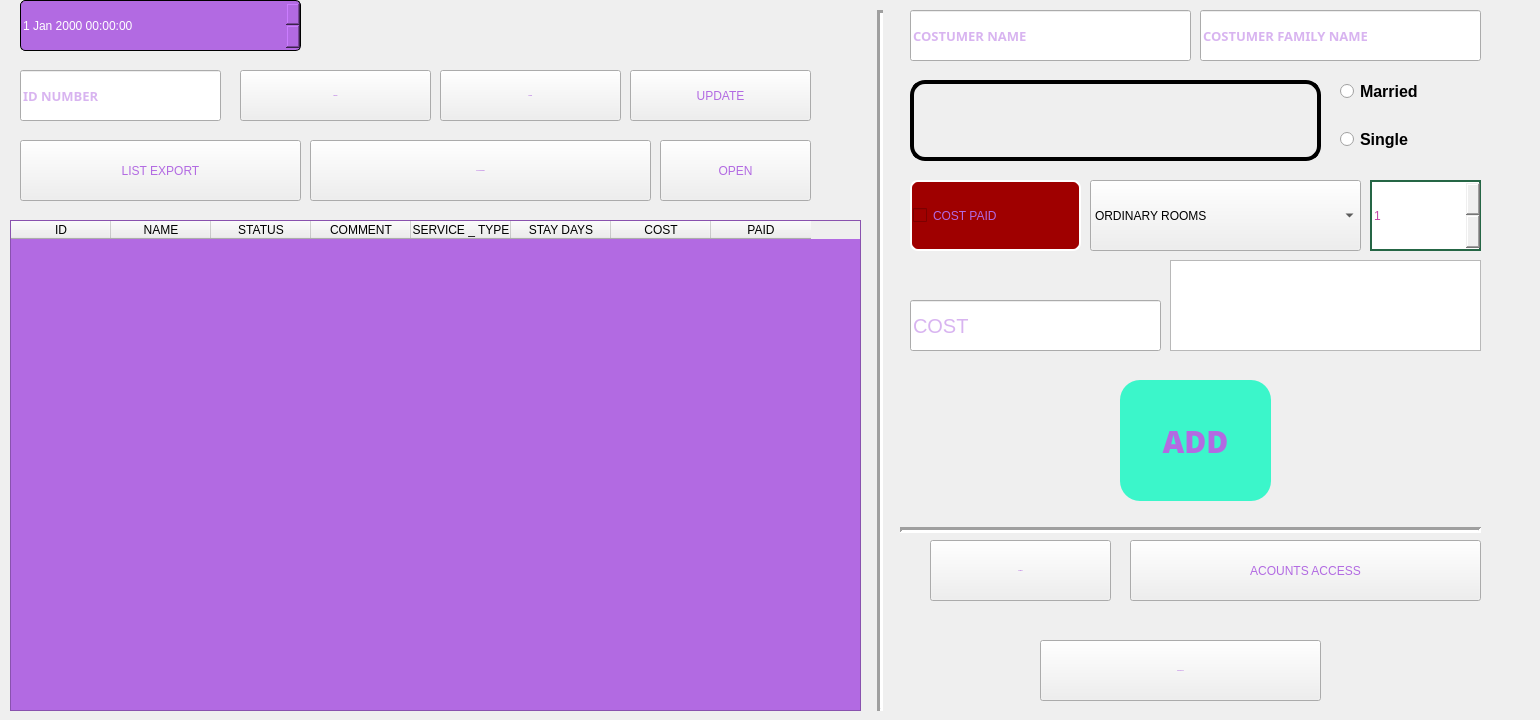
    <widget class="QWidget" name="page">
     <property name="styleSheet">
      <string notr="true">QPushButton
{
color:#b26ae2 ;
}

QPushButton:hover
{
color:white ;
}

QLineEdit
{
color:#b26ae2 ;
}

QPlainTextEdit
{
color:#b26ae2 ;
}
</string>
     </property>
     <widget class="QLineEdit" name="LINEEDIT_up_del">
      <property name="geometry">
       <rect>
        <x>20</x>
        <y>70</y>
        <width>201</width>
        <height>51</height>
       </rect>
      </property>
      <property name="font">
       <font>
        <family>Magneto</family>
        <pointsize>10</pointsize>
        <weight>75</weight>
        <bold>true</bold>
       </font>
      </property>
      <property name="toolTip">
       <string>PUT ID NUMBER TO UPDATE OR DELETE</string>
      </property>
      <property name="layoutDirection">
       <enum>Qt::LeftToRight</enum>
      </property>
      <property name="alignment">
       <set>Qt::AlignLeading|Qt::AlignLeft|Qt::AlignVCenter</set>
      </property>
      <property name="placeholderText">
       <string>ID NUMBER</string>
      </property>
     </widget>
     <widget class="QLineEdit" name="nameline">
      <property name="geometry">
       <rect>
        <x>910</x>
        <y>10</y>
        <width>281</width>
        <height>51</height>
       </rect>
      </property>
      <property name="font">
       <font>
        <family>Magneto</family>
        <pointsize>10</pointsize>
        <weight>75</weight>
        <bold>true</bold>
       </font>
      </property>
      <property name="layoutDirection">
       <enum>Qt::LeftToRight</enum>
      </property>
      <property name="alignment">
       <set>Qt::AlignLeading|Qt::AlignLeft|Qt::AlignVCenter</set>
      </property>
      <property name="placeholderText">
       <string>COSTUMER NAME</string>
      </property>
     </widget>
     <widget class="QPushButton" name="pushButton_3">
      <property name="geometry">
       <rect>
        <x>630</x>
        <y>70</y>
        <width>181</width>
        <height>51</height>
       </rect>
      </property>
      <property name="text">
       <string>UPDATE</string>
      </property>
      <property name="icon">
       <iconset>
        <normaloff>refresh.png</normaloff>refresh.png</iconset>
      </property>
      <property name="iconSize">
       <size>
        <width>50</width>
        <height>50</height>
       </size>
      </property>
     </widget>
     <widget class="QLineEdit" name="familyline">
      <property name="geometry">
       <rect>
        <x>1200</x>
        <y>10</y>
        <width>281</width>
        <height>51</height>
       </rect>
      </property>
      <property name="font">
       <font>
        <family>Magneto</family>
        <pointsize>10</pointsize>
        <weight>75</weight>
        <bold>true</bold>
       </font>
      </property>
      <property name="toolTip">
       <string>FAMILY NAME</string>
      </property>
      <property name="layoutDirection">
       <enum>Qt::LeftToRight</enum>
      </property>
      <property name="alignment">
       <set>Qt::AlignLeading|Qt::AlignLeft|Qt::AlignVCenter</set>
      </property>
      <property name="placeholderText">
       <string>COSTUMER FAMILY NAME</string>
      </property>
     </widget>
     <widget class="QTableWidget" name="tableWidget">
      <property name="geometry">
       <rect>
        <x>10</x>
        <y>220</y>
        <width>851</width>
        <height>491</height>
       </rect>
      </property>
      <property name="styleSheet">
       <string notr="true">QTableWidget
{
color: rgb(89, 255, 206);
font: 75 12pt &quot;MS Shell Dlg 2&quot;;
background:#b26ae2;
	
}</string>
      </property>
      <column>
       <property name="text">
        <string>ID</string>
       </property>
      </column>
      <column>
       <property name="text">
        <string>NAME</string>
       </property>
      </column>
      <column>
       <property name="text">
        <string>STATUS</string>
       </property>
      </column>
      <column>
       <property name="text">
        <string>COMMENT</string>
       </property>
      </column>
      <column>
       <property name="text">
        <string>SERVICE _ TYPE</string>
       </property>
      </column>
      <column>
       <property name="text">
        <string>STAY DAYS</string>
       </property>
      </column>
      <column>
       <property name="text">
        <string>COST</string>
       </property>
      </column>
      <column>
       <property name="text">
        <string>PAID</string>
       </property>
      </column>
     </widget>
     <widget class="QPushButton" name="pushButton_2">
      <property name="geometry">
       <rect>
        <x>440</x>
        <y>70</y>
        <width>181</width>
        <height>51</height>
       </rect>
      </property>
      <property name="font">
       <font>
        <family>Open Sans</family>
        <pointsize>-1</pointsize>
        <weight>87</weight>
        <bold>true</bold>
        <underline>false</underline>
        <strikeout>false</strikeout>
       </font>
      </property>
      <property name="toolTip">
       <string>PRESS TO DELET FROM HOTEL</string>
      </property>
      <property name="text">
       <string>DELETE</string>
      </property>
      <property name="icon">
       <iconset>
        <normaloff>DELETE.png</normaloff>DELETE.png</iconset>
      </property>
      <property name="iconSize">
       <size>
        <width>40</width>
        <height>40</height>
       </size>
      </property>
     </widget>
     <widget class="QPushButton" name="pushButton">
      <property name="geometry">
       <rect>
        <x>310</x>
        <y>140</y>
        <width>341</width>
        <height>61</height>
       </rect>
      </property>
      <property name="font">
       <font>
        <family>Open Sans</family>
        <pointsize>-1</pointsize>
        <weight>87</weight>
        <bold>true</bold>
        <underline>false</underline>
        <strikeout>false</strikeout>
       </font>
      </property>
      <property name="toolTip">
       <string>PRESS TO REFRESH THE DATABASE</string>
      </property>
      <property name="text">
       <string>LIST COSTUMERS</string>
      </property>
      <property name="icon">
       <iconset>
        <normaloff>list.png</normaloff>
        <normalon>list.png</normalon>list.png</iconset>
      </property>
      <property name="iconSize">
       <size>
        <width>50</width>
        <height>50</height>
       </size>
      </property>
     </widget>
     <widget class="QPushButton" name="pushButton_4">
      <property name="geometry">
       <rect>
        <x>930</x>
        <y>540</y>
        <width>181</width>
        <height>61</height>
       </rect>
      </property>
      <property name="font">
       <font>
        <family>Open Sans</family>
        <pointsize>-1</pointsize>
        <weight>87</weight>
        <bold>true</bold>
        <underline>false</underline>
        <strikeout>false</strikeout>
       </font>
      </property>
      <property name="toolTip">
       <string>PRESS TO RETURN TO MAIN MENU</string>
      </property>
      <property name="text">
       <string>LOGOUT</string>
      </property>
      <property name="icon">
       <iconset>
        <normaloff>logout.png</normaloff>logout.png</iconset>
      </property>
      <property name="iconSize">
       <size>
        <width>50</width>
        <height>50</height>
       </size>
      </property>
     </widget>
     <widget class="QPushButton" name="exitbut">
      <property name="geometry">
       <rect>
        <x>930</x>
        <y>630</y>
        <width>71</width>
        <height>71</height>
       </rect>
      </property>
      <property name="font">
       <font>
        <family>Open Sans</family>
        <pointsize>-1</pointsize>
        <weight>87</weight>
        <bold>true</bold>
        <underline>false</underline>
        <strikeout>false</strikeout>
       </font>
      </property>
      <property name="toolTip">
       <string>EXIT THE APP</string>
      </property>
      <property name="styleSheet">
       <string notr="true">QPushButton
{
background: transparent; border: none;
}

QPushButton:hover
{
	background-color: #9989ff;
}</string>
      </property>
      <property name="text">
       <string/>
      </property>
      <property name="icon">
       <iconset>
        <normaloff>exit.png</normaloff>
        <normalon>exit.png</normalon>exit.png</iconset>
      </property>
      <property name="iconSize">
       <size>
        <width>100</width>
        <height>120</height>
       </size>
      </property>
     </widget>
     <widget class="QLabel" name="label">
      <property name="geometry">
       <rect>
        <x>910</x>
        <y>80</y>
        <width>411</width>
        <height>81</height>
       </rect>
      </property>
      <property name="styleSheet">
       <string notr="true">QLabel
{
border-radius:15px;
border: 4px solid black;

}</string>
      </property>
      <property name="text">
       <string/>
      </property>
      <property name="pixmap">
       <pixmap>status.png</pixmap>
      </property>
      <property name="scaledContents">
       <bool>true</bool>
      </property>
     </widget>
     <widget class="QPushButton" name="pushButton_6">
      <property name="geometry">
       <rect>
        <x>1130</x>
        <y>540</y>
        <width>351</width>
        <height>61</height>
       </rect>
      </property>
      <property name="text">
       <string>ACOUNTS ACCESS</string>
      </property>
      <property name="icon">
       <iconset>
        <normaloff>MANAGE.png</normaloff>MANAGE.png</iconset>
      </property>
      <property name="iconSize">
       <size>
        <width>50</width>
        <height>50</height>
       </size>
      </property>
      <property name="flat">
       <bool>false</bool>
      </property>
     </widget>
     <widget class="QPlainTextEdit" name="tedit">
      <property name="geometry">
       <rect>
        <x>1170</x>
        <y>260</y>
        <width>311</width>
        <height>91</height>
       </rect>
      </property>
      <property name="font">
       <font>
        <family>Magneto</family>
        <pointsize>12</pointsize>
        <weight>75</weight>
        <bold>true</bold>
       </font>
      </property>
      <property name="toolTip">
       <string>WRITE A COMMENT</string>
      </property>
      <property name="tabChangesFocus">
       <bool>false</bool>
      </property>
      <property name="plainText">
       <string/>
      </property>
      <property name="backgroundVisible">
       <bool>false</bool>
      </property>
     </widget>
     <widget class="QComboBox" name="comboBox">
      <property name="geometry">
       <rect>
        <x>1090</x>
        <y>180</y>
        <width>271</width>
        <height>71</height>
       </rect>
      </property>
      <property name="toolTip">
       <string>SELECT SERVICE TYPE</string>
      </property>
      <item>
       <property name="text">
        <string>ORDINARY ROOMS</string>
       </property>
      </item>
      <item>
       <property name="text">
        <string>SWEET</string>
       </property>
      </item>
      <item>
       <property name="text">
        <string>WING</string>
       </property>
      </item>
     </widget>
     <widget class="QPushButton" name="pushButton_7">
      <property name="geometry">
       <rect>
        <x>240</x>
        <y>70</y>
        <width>191</width>
        <height>51</height>
       </rect>
      </property>
      <property name="font">
       <font>
        <family>Open Sans</family>
        <pointsize>-1</pointsize>
        <weight>87</weight>
        <bold>true</bold>
        <underline>false</underline>
        <strikeout>false</strikeout>
       </font>
      </property>
      <property name="toolTip">
       <string>PRESS TO REFRESH THE DATABASE</string>
      </property>
      <property name="text">
       <string>SEARCH</string>
      </property>
      <property name="icon">
       <iconset>
        <normaloff>search.png</normaloff>search.png</iconset>
      </property>
      <property name="iconSize">
       <size>
        <width>50</width>
        <height>50</height>
       </size>
      </property>
     </widget>
     <widget class="QSpinBox" name="spinBox">
      <property name="geometry">
       <rect>
        <x>1370</x>
        <y>180</y>
        <width>111</width>
        <height>71</height>
       </rect>
      </property>
      <property name="toolTip">
       <string>NUMBER OF DAYS TO STAY</string>
      </property>
      <property name="styleSheet">
       <string notr="true">QSpinBox
{
	font: 75 20pt &quot;MS Shell Dlg 2&quot;;
color:#c448aa;
border:2px solid #256645;
}</string>
      </property>
      <property name="minimum">
       <number>1</number>
      </property>
      <property name="maximum">
       <number>100</number>
      </property>
     </widget>
     <widget class="QLineEdit" name="cost_line_edit">
      <property name="geometry">
       <rect>
        <x>910</x>
        <y>300</y>
        <width>251</width>
        <height>51</height>
       </rect>
      </property>
      <property name="font">
       <font>
        <family>MS Shell Dlg 2</family>
        <pointsize>15</pointsize>
        <weight>9</weight>
        <italic>false</italic>
        <bold>false</bold>
       </font>
      </property>
      <property name="toolTip">
       <string>ENTER </string>
      </property>
      <property name="layoutDirection">
       <enum>Qt::LeftToRight</enum>
      </property>
      <property name="styleSheet">
       <string notr="true">QLineEdit
{
	font: 75 15pt &quot;MS Shell Dlg 2&quot;;
}</string>
      </property>
      <property name="maxLength">
       <number>999999999</number>
      </property>
      <property name="alignment">
       <set>Qt::AlignLeading|Qt::AlignLeft|Qt::AlignVCenter</set>
      </property>
      <property name="placeholderText">
       <string>COST</string>
      </property>
     </widget>
     <widget class="QDateTimeEdit" name="dateTimeEdit_3">
      <property name="geometry">
       <rect>
        <x>20</x>
        <y>0</y>
        <width>281</width>
        <height>51</height>
       </rect>
      </property>
      <property name="styleSheet">
       <string notr="true">QDateTimeEdit
{
	font: 75 13pt &quot;MS Shell Dlg 2&quot;;
	
	background:#b26ae2 ;
	color: white;
	border:1px solid;
	border-radius:5px;
}</string>
      </property>
     </widget>
     <widget class="QPushButton" name="pushButton_14">
      <property name="geometry">
       <rect>
        <x>20</x>
        <y>140</y>
        <width>281</width>
        <height>61</height>
       </rect>
      </property>
      <property name="text">
       <string>LIST EXPORT</string>
      </property>
      <property name="icon">
       <iconset>
        <normaloff>printer3.png</normaloff>printer3.png</iconset>
      </property>
      <property name="iconSize">
       <size>
        <width>50</width>
        <height>50</height>
       </size>
      </property>
     </widget>
     <widget class="QPushButton" name="pushButton_16">
      <property name="geometry">
       <rect>
        <x>930</x>
        <y>400</y>
        <width>81</width>
        <height>81</height>
       </rect>
      </property>
      <property name="toolTip">
       <string>PRESS TO CLEAR</string>
      </property>
      <property name="styleSheet">
       <string notr="true">QPushButton
{
background: transparent; border: none;
}

QPushButton:hover
{
	background-color: #9989ff;
}</string>
      </property>
      <property name="text">
       <string/>
      </property>
      <property name="icon">
       <iconset>
        <normaloff>recycling-bin2.png</normaloff>recycling-bin2.png</iconset>
      </property>
      <property name="iconSize">
       <size>
        <width>70</width>
        <height>60</height>
       </size>
      </property>
     </widget>
     <widget class="QPushButton" name="pushButton_19">
      <property name="geometry">
       <rect>
        <x>660</x>
        <y>140</y>
        <width>151</width>
        <height>61</height>
       </rect>
      </property>
      <property name="toolTip">
       <string>PRESS TO OPEN THE LIST EXCEL FILE</string>
      </property>
      <property name="text">
       <string>OPEN</string>
      </property>
      <property name="icon">
       <iconset>
        <normaloff>reading.png</normaloff>reading.png</iconset>
      </property>
      <property name="iconSize">
       <size>
        <width>55</width>
        <height>55</height>
       </size>
      </property>
     </widget>
     <widget class="QCheckBox" name="checkBox_2">
      <property name="geometry">
       <rect>
        <x>910</x>
        <y>180</y>
        <width>171</width>
        <height>71</height>
       </rect>
      </property>
      <property name="styleSheet">
       <string notr="true">/*QCheckBox
{
	font: 75 15pt &quot;MS Shell Dlg 2&quot;;
	background-color: rgb(226, 92, 24);
	border: 1px solid rgb(226, 92, 24);
	border-radius:8px;
	color:white;
}*/

QCheckBox
{
padding: 1px;
border-style: solid;
border: 2px solid white;
border-radius: 8px;
color:#b26ae2;
	
	
	background-color: rgb(159, 0, 0);
	font: 75 16pt &quot;MS Shell Dlg 2&quot;;
}



QCheckBox:checked {
    
	
	
	color: rgb(146, 48, 163);
	background-color: rgb(73, 184, 53);
} </string>
      </property>
      <property name="text">
       <string>COST PAID</string>
      </property>
     </widget>
     <widget class="QPushButton" name="pushButton_20">
      <property name="geometry">
       <rect>
        <x>1040</x>
        <y>640</y>
        <width>281</width>
        <height>61</height>
       </rect>
      </property>
      <property name="font">
       <font>
        <family>Open Sans</family>
        <pointsize>-1</pointsize>
        <weight>87</weight>
        <bold>true</bold>
        <underline>false</underline>
        <strikeout>false</strikeout>
       </font>
      </property>
      <property name="toolTip">
       <string>SAVE THE LIST AS EXCEL FILE</string>
      </property>
      <property name="styleSheet">
       <string notr="true">QPushButton
{
}</string>
      </property>
      <property name="text">
       <string>SAVE LIST TO</string>
      </property>
      <property name="icon">
       <iconset>
        <normaloff>save.png</normaloff>save.png</iconset>
      </property>
      <property name="iconSize">
       <size>
        <width>50</width>
        <height>50</height>
       </size>
      </property>
     </widget>
     <widget class="Line" name="line_2">
      <property name="geometry">
       <rect>
        <x>900</x>
        <y>520</y>
        <width>581</width>
        <height>20</height>
       </rect>
      </property>
      <property name="font">
       <font>
        <family>MS Shell Dlg 2</family>
        <pointsize>10</pointsize>
        <weight>9</weight>
        <italic>false</italic>
        <bold>false</bold>
       </font>
      </property>
      <property name="styleSheet">
       <string notr="true">Line
{
	font: 75 10pt &quot;MS Shell Dlg 2&quot;;
}</string>
      </property>
      <property name="lineWidth">
       <number>3</number>
      </property>
      <property name="orientation">
       <enum>Qt::Horizontal</enum>
      </property>
     </widget>
     <widget class="Line" name="line_3">
      <property name="geometry">
       <rect>
        <x>870</x>
        <y>10</y>
        <width>20</width>
        <height>701</height>
       </rect>
      </property>
      <property name="lineWidth">
       <number>3</number>
      </property>
      <property name="orientation">
       <enum>Qt::Vertical</enum>
      </property>
     </widget>
     <widget class="QRadioButton" name="rdbut2">
      <property name="geometry">
       <rect>
        <x>1340</x>
        <y>70</y>
        <width>191</width>
        <height>42</height>
       </rect>
      </property>
      <property name="font">
       <font>
        <pointsize>12</pointsize>
        <weight>75</weight>
        <bold>true</bold>
       </font>
      </property>
      <property name="toolTip">
       <string>ARE YOU MARRIED ? </string>
      </property>
      <property name="text">
       <string>Married</string>
      </property>
      <property name="icon">
       <iconset>
        <normaloff>married.png</normaloff>married.png</iconset>
      </property>
      <property name="iconSize">
       <size>
        <width>35</width>
        <height>50</height>
       </size>
      </property>
     </widget>
     <widget class="QRadioButton" name="rdbut1">
      <property name="geometry">
       <rect>
        <x>1340</x>
        <y>118</y>
        <width>191</width>
        <height>42</height>
       </rect>
      </property>
      <property name="font">
       <font>
        <pointsize>12</pointsize>
        <weight>75</weight>
        <bold>true</bold>
       </font>
      </property>
      <property name="toolTip">
       <string>ARE YOU SINGLE ?</string>
      </property>
      <property name="text">
       <string>Single</string>
      </property>
      <property name="icon">
       <iconset>
        <normaloff>programmer.png</normaloff>programmer.png</iconset>
      </property>
      <property name="iconSize">
       <size>
        <width>35</width>
        <height>50</height>
       </size>
      </property>
     </widget>
     <widget class="QToolButton" name="toolButton">
      <property name="geometry">
       <rect>
        <x>1120</x>
        <y>380</y>
        <width>151</width>
        <height>121</height>
       </rect>
      </property>
      <property name="styleSheet">
       <string notr="true">QToolButton
{


 background: #3BF6CA;
 background-image: -webkit-linear-gradient(top, #3BF6CA, #1E62D0);
 background-image: -moz-linear-gradient(top, #3BF6CA, #1E62D0); 
background-image: -ms-linear-gradient(top, #3BF6CA, #1E62D0); 
background-image: -o-linear-gradient(top, #3BF6CA, #1E62D0); 
background-image: linear-gradient(to bottom, #3BF6CA, #1E62D0);
 -webkit-border-radius: 0px; 
-moz-border-radius: 0px; border-radius: 20px; color:#b26ae2 ;
 font-family: Open Sans; font-size: 30px; font-weight: 700; padding: 7px; text-shadow: -7px 0px 10px #4F19FF; border: groove #337FED 1px; text-decoration: none; display: inline-block; cursor: pointer; } 

QToolButton:hover 
{ 
background:#005231; 
text-decoration: none;
border:2px solid;
border-raduis:2px solid white;


 }</string>
      </property>
      <property name="text">
       <string>ADD</string>
      </property>
      <property name="icon">
       <iconset>
        <normaloff>add-user.png</normaloff>add-user.png</iconset>
      </property>
      <property name="iconSize">
       <size>
        <width>80</width>
        <height>80</height>
       </size>
      </property>
      <property name="toolButtonStyle">
       <enum>Qt::ToolButtonTextUnderIcon</enum>
      </property>
     </widget>
     <zorder>rdbut2</zorder>
     <zorder>rdbut1</zorder>
     <zorder>LINEEDIT_up_del</zorder>
     <zorder>nameline</zorder>
     <zorder>pushButton_3</zorder>
     <zorder>familyline</zorder>
     <zorder>tableWidget</zorder>
     <zorder>pushButton_2</zorder>
     <zorder>pushButton</zorder>
     <zorder>exitbut</zorder>
     <zorder>label</zorder>
     <zorder>tedit</zorder>
     <zorder>comboBox</zorder>
     <zorder>pushButton_7</zorder>
     <zorder>spinBox</zorder>
     <zorder>cost_line_edit</zorder>
     <zorder>dateTimeEdit_3</zorder>
     <zorder>pushButton_16</zorder>
     <zorder>pushButton_19</zorder>
     <zorder>checkBox_2</zorder>
     <zorder>pushButton_20</zorder>
     <zorder>pushButton_6</zorder>
     <zorder>pushButton_14</zorder>
     <zorder>pushButton_4</zorder>
     <zorder>line_2</zorder>
     <zorder>line_3</zorder>
     <zorder>toolButton</zorder>
    </widget>
